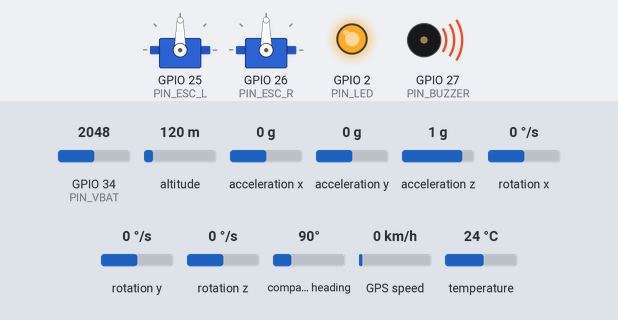
The sketch below on a simulated ESP32. On the bench: 2 × servo, output pins drawn as LEDs (lit = HIGH), buzzer (waves = sounding, pin HIGH). The test bench sets the inputs (shaded band); at power-on: rotation x 0 °/s, GPIO 34 (PIN_VBAT) = 2048, altitude 120 m, acceleration x 0 g, acceleration y 0 g, acceleration z 1 g, rotation y 0 °/s, rotation z 0 °/s, compass heading 90°, GPS speed 0 km/h, temperature 24 °C (analog values on the 0–4095 scale). WiFi joins after 1.5 s; servers stay silent unless stated; the GPS gets a fix after 3 s at 37.7749, -122.4194 with 8 satellites; what the sketch prints to the serial monitor is not drawn.

Above: at 8.75 s.
9.2 s: rotation x set to -52 °/s
At 10.2 s:
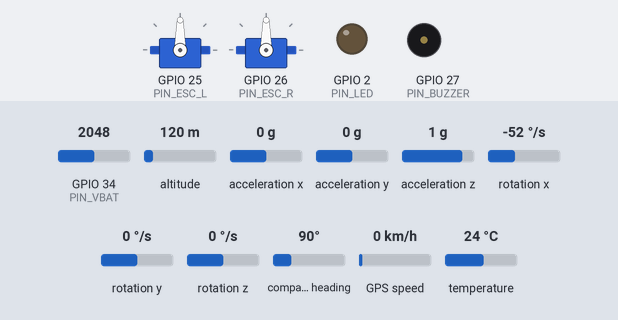
13.6 s: rotation x set to -61 °/s
20.6 s: rotation x set to 40 °/s
25.0 s: rotation x set to 48 °/s
At 28.4 s:
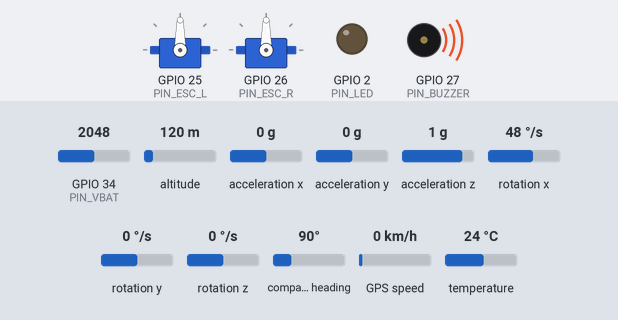
28.5 s: rotation x set to -100 °/s
At 31.75 s:
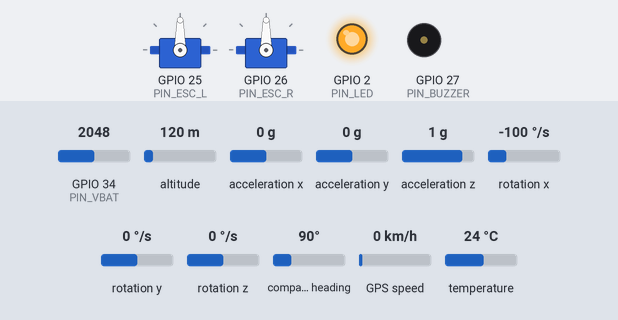
Timing chart, 0 to 33.0 s (numbered marks = the images above; inputs shaded):
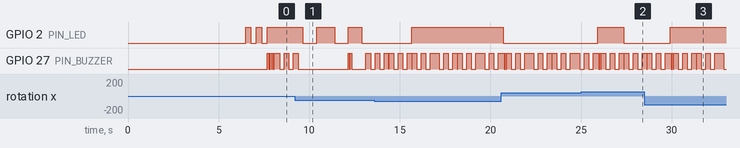

Measured:
- the behaviour switches between 44 and 45 °/s on rotation x (found by bisection; images 1 and 2)
- after the input at 25.0 s, GPIO 2 (PIN_LED): goes on until 27.4 s, then stays LOW
- after the input at 28.5 s, GPIO 2 (PIN_LED): LOW → HIGH after 1.4 s instead of 2.7 s

The sketch:

usv_main_esp32.ino
```cpp
/* =====================================================================
   대전중앙중학교 USV (쌍동선 무인정) - 메인 비행/항행 컨트롤러
   Board : ESP32 NodeMCU (ESP32-WROOM-32 DevKit V1)
   Sensor: MPU6050 (I2C) + u-blox NEO-8M (UART2)
   Motor : BLDC A2212 1400KV x2 + BLHeli_S ESC(3D/양방향 모드) x2
   RC    : FlySky FS-iA6B  iBUS (안전 스위치 / 비상 수동조종)
   Link  : 미니 공유기(SSID: 대전중앙중학교) -> WebSocket 텔레메트리 & 조종

   빌드 준비 (Arduino IDE)
   -----------------------------------------------------------------
   1) 보드 매니저 URL:
      https://espressif.github.io/arduino-esp32/package_esp32_index.json
      -> "esp32 by Espressif Systems" 설치, 보드: "ESP32 Dev Module"
   2) 라이브러리 매니저에서 설치
        - ArduinoJson              (Benoit Blanchon)
        - Adafruit MPU6050         (+ Adafruit Unified Sensor, Adafruit BusIO)
        - TinyGPSPlus              (Mikal Hart)
        - ESP32Servo               (Kevin Harrington)
        - IBusBM                   (Bart Mellink)
   3) ZIP으로 설치 (라이브러리 매니저에 없음)
        - https://github.com/me-no-dev/ESPAsyncWebServer
        - https://github.com/me-no-dev/AsyncTCP
   4) 도구 > Partition Scheme > "Default 4MB with spiffs"
      도구 > Flash Size > 4MB

   ※ ESC는 반드시 BLHeliSuite32/BLHeliSuite에서 "Bidirectional(3D)" 를
      ON 으로 바꿔야 후진이 됩니다. 자세한 절차는 docs/HARDWARE.md 참조.
   ===================================================================== */

#include <WiFi.h>
#include <ESPAsyncWebServer.h>
#include <ArduinoJson.h>
#include <Wire.h>
#include <Adafruit_MPU6050.h>
#include <Adafruit_Sensor.h>
#include <TinyGPSPlus.h>
#include <ESP32Servo.h>
#include <IBusBM.h>

/* ===================== 1. 사용자 설정 ===================== */
// 미니 공유기 정보
static const char* WIFI_SSID = "써니호";
static const char* WIFI_PASS = "12345678";

// 고정 IP (공유기 LAN 대역에 맞춰 수정하세요)
//  GL.iNet 계열 기본 대역 : 192.168.8.x   (게이트웨이 192.168.8.1)
//  TP-Link 계열 기본 대역 : 192.168.0.x   (게이트웨이 192.168.0.1)
IPAddress LOCAL_IP (192, 168, 8, 20);   // 이 보드(USV 본체)
IPAddress GATEWAY  (192, 168, 8, 1);    // 공유기
IPAddress SUBNET   (255, 255, 255, 0);
IPAddress DNS1     (192, 168, 8, 1);

// 배터리 (3S LiPo 기준)
static const float VBAT_DIV_RATIO = 5.545f;  // (100k + 22k) / 22k
static const float VBAT_CAL       = 1.000f;  // 실측/표시값 으로 보정
static const float VBAT_WARN      = 10.8f;   // 3.60V/셀 : 경고
static const float VBAT_CRIT      = 10.2f;   // 3.40V/셀 : 즉시 복귀

// 조종 특성
static const float STEER_GAIN     = 0.65f;   // 회전 민감도 (0.4~0.9)
static const float THR_SLEW       = 2.0f;    // 초당 스로틀 변화 한계 (급가속 방지)
static const float DEADBAND       = 0.05f;   // 스틱/키 중립 불감대
static const float THR_LIMIT      = 0.85f;   // 최대 출력 제한 (모터 보호)

// 페일세이프
static const uint32_t GCS_TIMEOUT_MS  = 1500; // GCS 명령 끊김 판정
static const uint32_t RC_TIMEOUT_MS   = 1000; // RC 신호 끊김 판정
static const uint32_t TELEM_PERIOD_MS = 100;  // 10 Hz 텔레메트리
static const uint32_t FS_HOLD_MS      = 5000; // 경보 사유를 화면에 남겨 두는 시간

/* ===================== 2. 핀 배치 ===================== */
#define PIN_ESC_L     25   // 좌현 ESC 신호
#define PIN_ESC_R     26   // 우현 ESC 신호
#define PIN_SDA       21   // MPU6050
#define PIN_SCL       22
#define PIN_GPS_RX    16   // ESP32 RX2  <- NEO-8M TX
#define PIN_GPS_TX    17   // ESP32 TX2  -> NEO-8M RX
#define PIN_IBUS_RX    4   // ESP32 RX1  <- FS-iA6B iBUS(서보) 단자
#define PIN_IBUS_TX   13   // 사용 안 함(더미)
#define PIN_VBAT      34   // ADC1_CH6 (입력 전용 핀)
#define PIN_BUZZER    27
#define PIN_LED       2    // 온보드 LED

/* ===================== 3. ESC 펄스 정의 (3D 모드) ===================== */
static const int PULSE_NEUTRAL = 1500;  // 정지
static const int PULSE_FWD_MAX = 2000;  // 최대 전진
static const int PULSE_REV_MAX = 1000;  // 최대 후진
static const int PULSE_DEAD    = 30;    // 중립 부근 무출력 폭(us)

/* ===================== 4. 전역 객체 ===================== */
AsyncWebServer  server(80);
AsyncWebSocket  ws("/ws");
Adafruit_MPU6050 mpu;
TinyGPSPlus      gps;
HardwareSerial   GpsSerial(2);
HardwareSerial   IbusSerial(1);
IBusBM           ibus;
Servo escL, escR;

/* ===================== 5. 상태 변수 ===================== */
struct Attitude { float roll = 0, pitch = 0, yaw = 0; };
Attitude att;

float ax = 0, ay = 0, az = 0;     // g
float gx = 0, gy = 0, gz = 0;     // deg/s
float tempC = 0;
float gyroBiasX = 0, gyroBiasY = 0, gyroBiasZ = 0;

double lat = 0, lon = 0;
float  gpsSpeed = 0, gpsCourse = 0, gpsAlt = 0, hdop = 99;
uint8_t sats = 0;
bool   gpsFix = false;

float  vbat = 0;
int    rssi = 0;

float  cmdThr = 0, cmdStr = 0;    // GCS 명령 (-1..1)
float  outThr = 0, outStr = 0;    // 슬루 적용된 실제 출력
int    pulseL = PULSE_NEUTRAL, pulseR = PULSE_NEUTRAL;

bool   armed = false;
bool   mpuOk = false;
bool   rcOk  = false;
enum CtrlMode { MODE_RC, MODE_GCS };
CtrlMode mode = MODE_GCS;

const char* failsafeReason = "";
char     fsLatched[20] = "";      // 한 번 걸린 경보 사유를 잠시 유지
uint32_t fsLatchUntil = 0;

uint32_t seq = 0;
uint32_t lastGcsCmd = 0, lastRcFrame = 0;
uint32_t tTelem = 0, tImu = 0, tSlow = 0;

/* ===================== 6. 유틸 ===================== */
static inline float clampf(float v, float lo, float hi) {
  return v < lo ? lo : (v > hi ? hi : v);
}
static inline float applyDeadband(float v) {
  if (fabs(v) < DEADBAND) return 0;
  return (v > 0) ? (v - DEADBAND) / (1 - DEADBAND)
                 : (v + DEADBAND) / (1 - DEADBAND);
}

void beep(uint16_t ms, uint8_t times = 1) {
  for (uint8_t i = 0; i < times; i++) {
    digitalWrite(PIN_BUZZER, HIGH); delay(ms);
    digitalWrite(PIN_BUZZER, LOW);  if (i < times - 1) delay(ms);
  }
}

/* 치명적 경보가 걸리면 시동을 끄고, 사유를 5초간 화면에 남깁니다.
   (멀리서 조종하던 학생이 "왜 멈췄는지"를 놓치지 않도록)            */
void tripFailsafe(const char* code) {
  if (strcmp(fsLatched, code) == 0 && millis() < fsLatchUntil) return;
  armed = false;
  cmdThr = cmdStr = 0; outThr = outStr = 0;
  strncpy(fsLatched, code, sizeof(fsLatched) - 1);
  fsLatchUntil = millis() + FS_HOLD_MS;
  beep(250, 3);
  Serial.printf("[FAILSAFE] %s\n", code);
}

/* ===================== 7. ESC ===================== */
void escWrite(int l, int r) {
  pulseL = constrain(l, PULSE_REV_MAX, PULSE_FWD_MAX);
  pulseR = constrain(r, PULSE_REV_MAX, PULSE_FWD_MAX);
  escL.writeMicroseconds(pulseL);
  escR.writeMicroseconds(pulseR);
}
void escNeutral() { escWrite(PULSE_NEUTRAL, PULSE_NEUTRAL); }

// -1..1 값을 3D 모드 펄스로 변환 (중립 부근에는 데드밴드를 둠)
int mixToPulse(float v) {
  v = clampf(v, -1.0f, 1.0f);
  if (fabs(v) < 0.02f) return PULSE_NEUTRAL;
  if (v > 0) return PULSE_NEUTRAL + PULSE_DEAD + (int)(v * (PULSE_FWD_MAX - PULSE_NEUTRAL - PULSE_DEAD));
  else       return PULSE_NEUTRAL - PULSE_DEAD + (int)(v * (PULSE_NEUTRAL - PULSE_REV_MAX - PULSE_DEAD));
}

/* ESC 초기화(아밍) : 3D 모드 ESC 는 중립 신호를 일정 시간 받아야 깨어남 */
void escArmSequence() {
  escL.setPeriodHertz(50);
  escR.setPeriodHertz(50);
  escL.attach(PIN_ESC_L, PULSE_REV_MAX, PULSE_FWD_MAX);
  escR.attach(PIN_ESC_R, PULSE_REV_MAX, PULSE_FWD_MAX);
  escNeutral();
  Serial.println(F("[ESC] 중립 신호 3초 출력 (ESC 기동음 대기)..."));
  delay(3000);
}

/* ===================== 8. 센서 ===================== */
void imuCalibrate() {
  Serial.println(F("[IMU] 자이로 바이어스 보정 - 배를 움직이지 마세요 (2초)"));
  const int N = 400;
  double sx = 0, sy = 0, sz = 0;
  sensors_event_t a, g, t;
  for (int i = 0; i < N; i++) {
    mpu.getEvent(&a, &g, &t);
    sx += g.gyro.x; sy += g.gyro.y; sz += g.gyro.z;
    delay(5);
  }
  gyroBiasX = sx / N; gyroBiasY = sy / N; gyroBiasZ = sz / N;
  Serial.println(F("[IMU] 보정 완료"));
}

void imuUpdate(float dt) {
  if (!mpuOk) return;
  sensors_event_t a, g, t;
  mpu.getEvent(&a, &g, &t);

  ax = a.acceleration.x / 9.80665f;
  ay = a.acceleration.y / 9.80665f;
  az = a.acceleration.z / 9.80665f;
  gx = (g.gyro.x - gyroBiasX) * 57.2957795f;
  gy = (g.gyro.y - gyroBiasY) * 57.2957795f;
  gz = (g.gyro.z - gyroBiasZ) * 57.2957795f;
  tempC = t.temperature;

  // 가속도계 기반 절대 각도
  float accRoll  = atan2f(ay, sqrtf(ax * ax + az * az)) * 57.2957795f;
  float accPitch = atan2f(-ax, sqrtf(ay * ay + az * az)) * 57.2957795f;

  // 상보 필터 (파도 충격에 강하도록 자이로 비중 98%)
  const float K = 0.98f;
  att.roll  = K * (att.roll  + gx * dt) + (1 - K) * accRoll;
  att.pitch = K * (att.pitch + gy * dt) + (1 - K) * accPitch;

  // 요는 자이로 적분 + GPS 진행방위로 보정 (지자기 센서 미탑재)
  att.yaw += gz * dt;
  if (gpsFix && gpsSpeed > 0.6f) {           // 0.6 m/s 이상 이동 중일 때만 신뢰
    float err = gpsCourse - att.yaw;
    while (err >  180) err -= 360;
    while (err < -180) err += 360;
    att.yaw += 0.02f * err;
  }
  while (att.yaw >= 360) att.yaw -= 360;
  while (att.yaw <    0) att.yaw += 360;
}

void gpsUpdate() {
  while (GpsSerial.available()) gps.encode(GpsSerial.read());
  if (gps.location.isValid()) { lat = gps.location.lat(); lon = gps.location.lng(); }
  if (gps.speed.isValid())    gpsSpeed  = gps.speed.mps();
  if (gps.course.isValid())   gpsCourse = gps.course.deg();
  if (gps.altitude.isValid()) gpsAlt    = gps.altitude.meters();
  if (gps.hdop.isValid())     hdop      = gps.hdop.hdop();
  if (gps.satellites.isValid()) sats    = gps.satellites.value();
  gpsFix = gps.location.isValid() && sats >= 4 && gps.location.age() < 3000;
}

void vbatUpdate() {
  uint32_t acc = 0;
  for (int i = 0; i < 16; i++) acc += analogReadMilliVolts(PIN_VBAT);
  float mv = acc / 16.0f;
  float v  = (mv / 1000.0f) * VBAT_DIV_RATIO * VBAT_CAL;
  vbat = (vbat == 0) ? v : (vbat * 0.9f + v * 0.1f);   // 저역통과
}

/* ===================== 9. RC (iBUS) ===================== */
// FS-i6 기본 채널 배치
//   CH1 : 에일러론 (좌우 조향)
//   CH2 : 엘리베이터 (전후 스로틀)
//   CH5 (SwA/VrA) : 조종권 - 1000=GCS 자동, 2000=RC 수동
//   CH6 (SwB)     : 아밍 - 1000=해제(정지), 2000=아밍
int rcCh[10] = {0};

void rcUpdate() {
  int c1 = ibus.readChannel(0);
  if (c1 > 800) {                       // 유효 프레임 수신
    lastRcFrame = millis();
    for (int i = 0; i < 10; i++) rcCh[i] = ibus.readChannel(i);
  }
  rcOk = (millis() - lastRcFrame) < RC_TIMEOUT_MS;
}
static inline float rcNorm(int us) { return clampf((us - 1500) / 500.0f, -1.f, 1.f); }

/* ===================== 10. 제어 루프 ===================== */
void controlUpdate(float dt) {
  float tThr = 0, tStr = 0;
  failsafeReason = "";

  // --- 조종권 결정 ---
  bool rcWantsManual = rcOk && rcCh[4] > 1600;
  mode = rcWantsManual ? MODE_RC : MODE_GCS;

  // --- 아밍 판단 ---
  bool rcArm = rcOk ? (rcCh[5] > 1600) : true;   // RC 없으면 RC 조건은 무시
  bool gcsAlive = (millis() - lastGcsCmd) < GCS_TIMEOUT_MS;

  if (!rcArm) { armed = false; failsafeReason = "RC_DISARM"; }

  // --- 목표값 산출 ---
  if (mode == MODE_RC) {
    tStr = applyDeadband(rcNorm(rcCh[0]));
    tThr = applyDeadband(rcNorm(rcCh[1]));
  } else {
    if (gcsAlive) {
      tThr = cmdThr; tStr = cmdStr;
    } else {
      tThr = 0; tStr = 0;
      if (armed) failsafeReason = "GCS_LINK_LOST";
    }
  }

  // --- 치명적 안전 조건 ---
  if (vbat > 5 && vbat < VBAT_CRIT) {           // 5V 미만은 센서 미연결로 간주
    tripFailsafe("BATTERY_CRITICAL");
  }
  if (mpuOk && fabs(att.roll) > 70) {           // 전복 감지
    tripFailsafe("CAPSIZED");
  }
  if (millis() < fsLatchUntil) {                // 경보 유지 구간
    failsafeReason = fsLatched;
    tThr = 0; tStr = 0;
  }
  if (!armed) { tThr = 0; tStr = 0; }

  // --- 슬루 레이트 (급격한 출력 변화 억제) ---
  float maxStep = THR_SLEW * dt;
  outThr += clampf(tThr - outThr, -maxStep, maxStep);
  outStr += clampf(tStr - outStr, -maxStep * 2, maxStep * 2);

  // --- 차동 믹싱 ---
  //  전진/후진 : 양쪽 동일 방향
  //  제자리 회전 : 스로틀 0 에서 좌우 반대 방향 (3D ESC 라 가능)
  float l = outThr + outStr * STEER_GAIN;
  float r = outThr - outStr * STEER_GAIN;

  // 포화 시 비율 유지
  float peak = max(fabs(l), fabs(r));
  if (peak > 1.0f) { l /= peak; r /= peak; }

  l = clampf(l, -THR_LIMIT, THR_LIMIT);
  r = clampf(r, -THR_LIMIT, THR_LIMIT);

  escWrite(mixToPulse(l), mixToPulse(r));
}

/* ===================== 11. 텔레메트리 ===================== */
void sendTelemetry() {
  if (ws.count() == 0) return;

  StaticJsonDocument<640> d;
  d["seq"]  = seq++;
  d["t"]    = millis();
  d["roll"] = roundf(att.roll  * 10) / 10.0f;
  d["pitch"]= roundf(att.pitch * 10) / 10.0f;
  d["yaw"]  = roundf(att.yaw   * 10) / 10.0f;
  d["ax"]   = roundf(ax * 100) / 100.0f;
  d["ay"]   = roundf(ay * 100) / 100.0f;
  d["az"]   = roundf(az * 100) / 100.0f;
  d["gz"]   = roundf(gz * 10) / 10.0f;
  d["tmp"]  = roundf(tempC * 10) / 10.0f;
  d["lat"]  = lat;
  d["lon"]  = lon;
  d["spd"]  = roundf(gpsSpeed * 100) / 100.0f;
  d["cog"]  = roundf(gpsCourse * 10) / 10.0f;
  d["alt"]  = roundf(gpsAlt * 10) / 10.0f;
  d["sat"]  = sats;
  d["hdop"] = roundf(hdop * 100) / 100.0f;
  d["fix"]  = gpsFix ? 1 : 0;
  d["vbat"] = roundf(vbat * 100) / 100.0f;
  d["rssi"] = rssi;
  d["arm"]  = armed ? 1 : 0;
  d["mode"] = (mode == MODE_RC) ? "RC" : "GCS";
  d["rc"]   = rcOk ? 1 : 0;
  d["thr"]  = roundf(outThr * 100) / 100.0f;
  d["str"]  = roundf(outStr * 100) / 100.0f;
  d["pl"]   = pulseL;
  d["pr"]   = pulseR;
  d["fs"]   = failsafeReason;

  char buf[700];
  size_t n = serializeJson(d, buf, sizeof(buf));
  ws.textAll(buf, n);
}

/* ===================== 12. WebSocket 수신 ===================== */
void handleCommand(AsyncWebSocketClient* client, const char* payload, size_t len) {
  StaticJsonDocument<256> d;
  if (deserializeJson(d, payload, len)) return;
  const char* c = d["c"] | "";

  if (!strcmp(c, "drive")) {
    cmdThr = applyDeadband(clampf(d["thr"] | 0.0f, -1.f, 1.f));
    cmdStr = applyDeadband(clampf(d["str"] | 0.0f, -1.f, 1.f));
    lastGcsCmd = millis();
  }
  else if (!strcmp(c, "arm")) {
    bool want = (d["v"] | 0) != 0;
    // RC 가 살아있는데 RC 쪽 아밍 스위치가 내려가 있으면 아밍 거부
    if (want && rcOk && rcCh[5] < 1600) {
      client->text("{\"c\":\"err\",\"m\":\"RC 아밍 스위치(CH6)를 먼저 올리세요\"}");
    } else {
      armed = want;
      cmdThr = cmdStr = 0; outThr = outStr = 0;
      beep(80, armed ? 2 : 1);
    }
    lastGcsCmd = millis();
  }
  else if (!strcmp(c, "stop")) {
    armed = false; cmdThr = cmdStr = 0; outThr = outStr = 0;
    escNeutral(); beep(300, 1);
    lastGcsCmd = millis();
  }
  else if (!strcmp(c, "ping")) {
    // 왕복 지연 측정용 즉시 에코
    char out[64];
    snprintf(out, sizeof(out), "{\"c\":\"pong\",\"id\":%ld}", (long)(d["id"] | 0));
    client->text(out);
    lastGcsCmd = millis();
  }
  else if (!strcmp(c, "beep")) {
    beep(120, 3);
  }
}

void onWsEvent(AsyncWebSocket* s, AsyncWebSocketClient* client,
               AwsEventType type, void* arg, uint8_t* data, size_t len) {
  switch (type) {
    case WS_EVT_CONNECT:
      Serial.printf("[WS] 접속 #%u %s\n", client->id(), client->remoteIP().toString().c_str());
      lastGcsCmd = millis();
      break;
    case WS_EVT_DISCONNECT:
      Serial.printf("[WS] 해제 #%u\n", client->id());
      cmdThr = cmdStr = 0;
      break;
    case WS_EVT_DATA: {
      AwsFrameInfo* info = (AwsFrameInfo*)arg;
      if (info->final && info->index == 0 && info->len == len && info->opcode == WS_TEXT) {
        data[len] = 0;
        handleCommand(client, (const char*)data, len);
      }
      break;
    }
    default: break;
  }
}

/* ===================== 13. setup / loop ===================== */
void setup() {
  Serial.begin(115200);
  delay(300);
  Serial.println(F("\n===== 대전중앙중 USV 컨트롤러 ====="));

  pinMode(PIN_BUZZER, OUTPUT); digitalWrite(PIN_BUZZER, LOW);
  pinMode(PIN_LED, OUTPUT);
  analogReadResolution(12);
  analogSetPinAttenuation(PIN_VBAT, ADC_11db);

  // --- ESC 먼저 (부팅 순간 모터가 돌지 않도록) ---
  escArmSequence();

  // --- IMU ---
  Wire.begin(PIN_SDA, PIN_SCL);
  Wire.setClock(400000);
  if (mpu.begin(0x68, &Wire)) {
    mpu.setAccelerometerRange(MPU6050_RANGE_4_G);
    mpu.setGyroRange(MPU6050_RANGE_500_DEG);
    mpu.setFilterBandwidth(MPU6050_BAND_21_HZ);   // 파도/모터 진동 억제
    mpuOk = true;
    imuCalibrate();
  } else {
    Serial.println(F("[IMU] MPU6050 미검출! SDA/SCL 배선을 확인하세요."));
  }

  // --- GPS ---
  GpsSerial.begin(9600, SERIAL_8N1, PIN_GPS_RX, PIN_GPS_TX);

  // --- RC (iBUS) ---
  IbusSerial.begin(115200, SERIAL_8N1, PIN_IBUS_RX, PIN_IBUS_TX);
  ibus.begin(IbusSerial, IBUSBM_NOTIMER);

  // --- Wi-Fi ---
  WiFi.mode(WIFI_STA);
  WiFi.setSleep(false);                       // 지연 최소화 (중요)
  WiFi.setTxPower(WIFI_POWER_19_5dBm);        // 최대 송신 출력
  WiFi.config(LOCAL_IP, GATEWAY, SUBNET, DNS1);
  WiFi.begin(WIFI_SSID, WIFI_PASS);
  Serial.print(F("[WiFi] 접속 중"));
  uint32_t t0 = millis();
  while (WiFi.status() != WL_CONNECTED && millis() - t0 < 20000) {
    delay(300); Serial.print('.');
    digitalWrite(PIN_LED, !digitalRead(PIN_LED));
  }
  if (WiFi.status() == WL_CONNECTED) {
    Serial.printf("\n[WiFi] 연결됨  IP=%s  RSSI=%d dBm\n",
                  WiFi.localIP().toString().c_str(), WiFi.RSSI());
    digitalWrite(PIN_LED, HIGH);
    beep(80, 2);
  } else {
    Serial.println(F("\n[WiFi] 연결 실패 - RC 수동 조종만 가능합니다."));
    beep(400, 3);
  }

  // --- 웹서버 / WebSocket ---
  ws.onEvent(onWsEvent);
  server.addHandler(&ws);

  server.on("/health", HTTP_GET, [](AsyncWebServerRequest* r) {
    char b[160];
    snprintf(b, sizeof(b), "{\"ok\":1,\"rssi\":%d,\"up\":%lu,\"heap\":%u}",
             WiFi.RSSI(), millis() / 1000, ESP.getFreeHeap());
    r->send(200, "application/json", b);
  });

  // GCS(index.html) 를 보드에서도 서빙하고 싶으면 LittleFS 에 올린 뒤 아래 주석 해제
  // #include <LittleFS.h>  ... LittleFS.begin();
  // server.serveStatic("/", LittleFS, "/").setDefaultFile("index.html");

  server.onNotFound([](AsyncWebServerRequest* r) {
    r->send(200, "text/html; charset=utf-8",
            "<meta charset='utf-8'><h2>DJMS USV Controller</h2>"
            "<p>GCS(index.html)를 PC에서 열고 이 보드의 IP로 접속하세요.</p>"
            "<p>WebSocket: <code>/ws</code></p>");
  });
  server.begin();

  Serial.println(F("[SYS] 준비 완료. 아밍 전까지 모터는 정지 상태입니다."));
  tImu = millis();
}

void loop() {
  uint32_t now = millis();

  ibus.loop();                 // IBUSBM_NOTIMER 모드에서는 직접 호출 필요
  rcUpdate();
  gpsUpdate();

  // 200 Hz IMU + 제어
  if (now - tImu >= 5) {
    float dt = (now - tImu) / 1000.0f;
    tImu = now;
    imuUpdate(dt);
    controlUpdate(dt);
  }

  // 4 Hz 저속 항목
  if (now - tSlow >= 250) {
    tSlow = now;
    vbatUpdate();
    rssi = WiFi.isConnected() ? WiFi.RSSI() : -127;
    // 상태 LED : 아밍=점등, 대기=느린 깜빡임, 링크단절=빠른 깜빡임
    if (armed)                    digitalWrite(PIN_LED, HIGH);
    else if (WiFi.isConnected())  digitalWrite(PIN_LED, (now / 800) % 2);
    else                          digitalWrite(PIN_LED, (now / 150) % 2);
    // 저전압 경고음
    if (vbat > 5 && vbat < VBAT_WARN) { static uint32_t tb = 0;
      if (now - tb > 4000) { tb = now; beep(60, 2); } }
  }

  // 10 Hz 텔레메트리
  if (now - tTelem >= TELEM_PERIOD_MS) {
    tTelem = now;
    sendTelemetry();
    ws.cleanupClients();
  }
}
```
